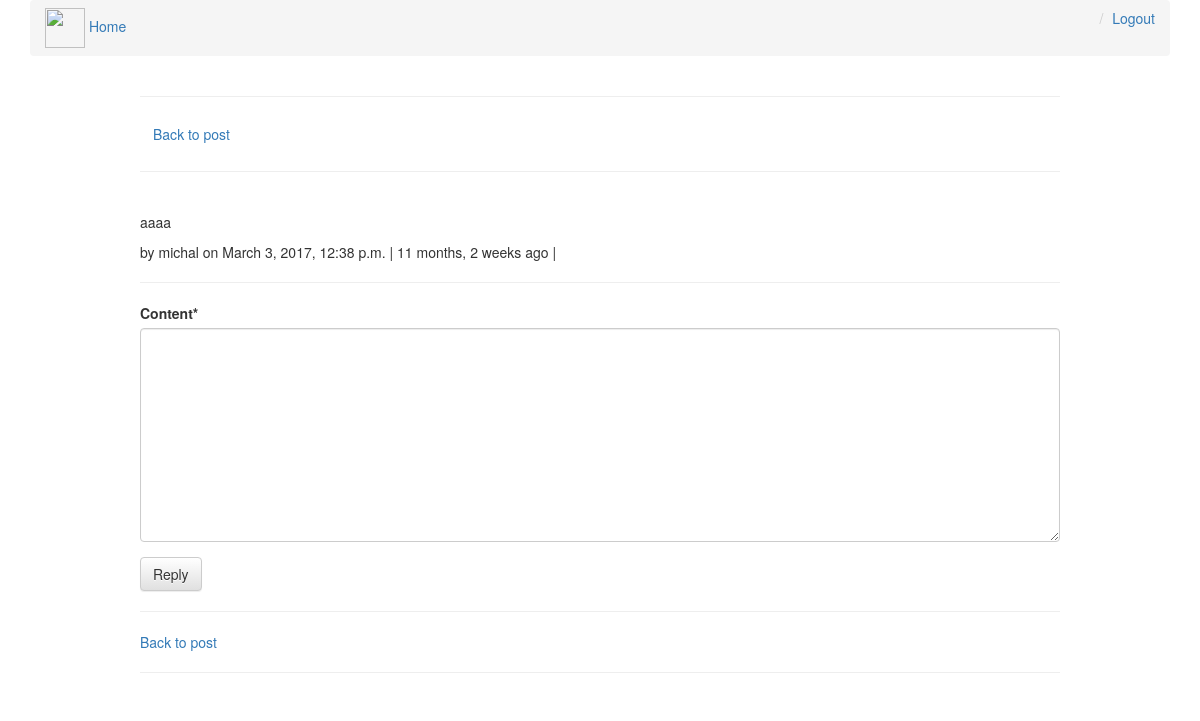
/comments/5/ (signed in), run on the app's committed database.
### comments/models.py (models this page shows, shortened)
class Comment(models.Model):
    user = models.ForeignKey(settings.AUTH_USER_MODEL, default=1)
    content_type = models.ForeignKey(ContentType, on_delete=models.CASCADE)
    object_id = models.PositiveIntegerField()
    content_object = GenericForeignKey('content_type', 'object_id')
    parent = models.ForeignKey("self", null=True, blank=True)
    content = models.TextField()
    timestamp = models.DateTimeField(auto_now_add=True)
    objects = CommentManager()
    class Meta:
        ordering = ['-timestamp']
    def children(self):  # replies
        return Comment.objects.filter(parent=self).order_by('timestamp')
    @property
    def is_parent(self):
        if self.parent is not None:
            return False
        return True

### comments/views.py (the view, shortened to what this page needs)
# urls.py: url(r'^(?P<id>\d+)/$', views.comment_thread, name="thread"),
@login_required
def comment_thread(request, id):
    try:
        obj = Comment.objects.get(id=id)
    except:
        raise Http404
    if not obj.is_parent:
        obj = obj.parent
    original_post = obj.content_object.get_absolute_url()
    initial_data = {
        "content_type": obj.content_type,
        "object_id": obj.object_id,
    }
    form = CommentForm(request.POST or None, initial=initial_data)
    context = {
        "comment": obj,
        "form": form,
        "original_post": original_post,
    }
    return render(request, "comment_thread.html", context)

### comments/forms.py
class CommentForm(forms.Form):
    content_type = forms.CharField(widget=forms.HiddenInput)
    object_id = forms.IntegerField(widget=forms.HiddenInput)
    content = forms.CharField(widget=forms.Textarea)

### posts/models.py (called while the page is built)
    def get_absolute_url(self):
        return reverse("posts:detail", kwargs={"slug": self.slug})

### posts/templates/comment_thread.html (shortened to what this page needs)
{% extends "base.html" %}
{% load urlify %}
{% load crispy_forms_tags %}
{% block content %}
<div class="col-sm-10 col-sm-offset-1">
    <hr/>
    <a class="btn" href="{{ original_post }}">Back to post</a>
    <hr/>
    <br/>
        <p>{{ comment.content }}</p>
        <footer>
            by {{ comment.user }} on {{ comment.timestamp }} | {{ comment.timestamp|timesince }} ago |
        </footer>
        <hr/>
        <div>
            {% if request.user.is_authenticated %}
                <form method="post" action=".">
                    {{ form|crispy }}
                    <input type="submit" value="Reply" class="btn btn-default"> {% csrf_token %}
                </form>
            {% else %}
                <p>You must be logged in to comment</p>
            {% endif %}
        </div>
    <hr/>
    <a href="{{ original_post }}">Back to post</a>
    <hr/>
</div>
{% endblock content %}

### data on the page
Comment: content "aaaa", user "michal", timestamp "March 3, 2017, 12:38 p.m.", timestamp "11 months, 2 weeks"
